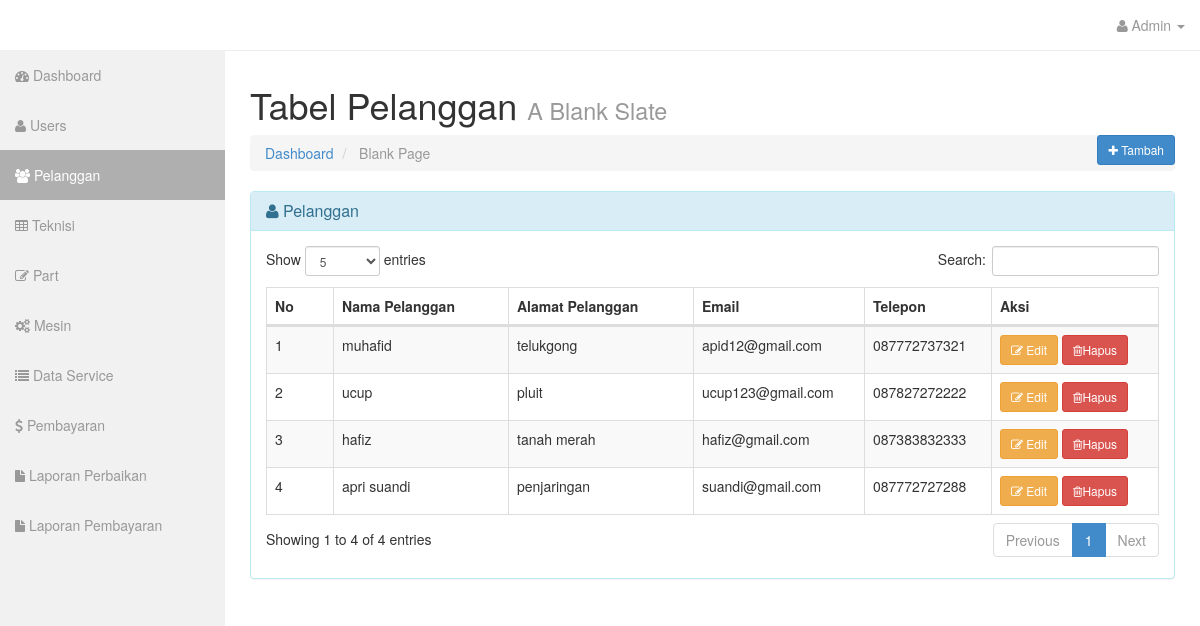
Page /admin/?hal=pelanggan (signed in) on the committed database.
### tables this page shows
CREATE TABLE `pelanggan` (
  `id_pelanggan` int(11) NOT NULL,
  `nama_pelanggan` varchar(25) NOT NULL,
  `alamat_pelanggan` text NOT NULL,
  `email_pelanggan` varchar(30) NOT NULL,
  `telp_pelanggan` varchar(15) NOT NULL
);

### admin/class/crud.php (called while the page is built, shortened)
<?php
class Pelanggan {
    public function tampilpelanggan($koneksi){
        $qry = $koneksi->query("SELECT * FROM pelanggan ORDER BY id_pelanggan DESC");
        while($pecah = $qry->fetch_array()){
            $data[] = $pecah;
        }
        $hitung = $qry->num_rows;
        if( $hitung > 0 )
        {
        return $data;
        }else{
            error_reporting(0);
        }
    }
}
$pelanggan = new Pelanggan();
?>

### admin/views/pelanggan.php (the view, shortened to what this page needs)
<div class="row">
          <div class="col-lg-12">
            <h1>Tabel Pelanggan <small>A Blank Slate</small></h1>
            <button type="button" class="btn btn-primary btn-sm pull-right" id="tambahdatapelanggan" data-toggle="modal" data-target="#tambahpelanggan">
                <i class="fa fa-plus"></i> Tambah
            </button>
            <ol class="breadcrumb">
              <li><a href="index.html"><i class="icon-dashboard"></i> Dashboard</a></li>
              <li class="active"><i class="icon-file-alt"></i> Blank Page</li>
            </ol>
          </div>
        </div>
<section>
<div class="row">
          <div class="col-lg-12">
            <div class="panel panel-info">
              <div class="panel-heading">
                <h3 class="panel-title"><i class="fa fa-user"></i> Pelanggan</h3>
              </div>
              <div class="panel-body">
                <div class="table-responsive">
                  <table class="table table-bordered table-hover table-striped" id="dataTable">
                    <thead>
                      <tr>
                        <th>No</th>
                        <th>Nama Pelanggan</th>
                        <th>Alamat Pelanggan</th>
                        <th>Email</th>
                        <th>Telepon</th>
                        <th>Aksi</th>
                      </tr>
                    </thead>
                    <?php
                    $qry = $pelanggan->tampilpelanggan($koneksi);
                    foreach($qry as $dat => $data){
                    ?>
                      <tr>
                        <td><?= $dat + 1 ?></td>
                        <td><?= $data['nama_pelanggan'] ?></td>
                        <td><?= $data['alamat_pelanggan'] ?></td>
                        <td><?= $data['email_pelanggan'] ?></td>
                        <td><?= $data['telp_pelanggan'] ?></td>
                        <td>
                        <a href="?hal=ubahpelanggan&id=<?= $data['id_pelanggan'] ?>" class="btn btn-sm btn-warning"><i class="fa fa-pencil-square-o"></i> Edit</a>
                        <a href="?hal=pelanggan&hapus=<?= $data['id_pelanggan'] ?>" class="btn btn-sm btn-danger" onclick="return confirm('Yakin Dihapus ?')"><i class="fa fa-trash-o"></i>Hapus</a>
                        </td>
                      </tr>
                    <?php } ?>
                  </table>
              </div>
            </div>
          </div>
        </div>
        <?php include_once 'aksi/mtambahpelanggan.php'; ?>
  </section>

### rows in the picture
pelanggan: nama_pelanggan "muhafid", alamat_pelanggan "telukgong", email_pelanggan "apid12@gmail.com", telp_pelanggan "087772737321"
pelanggan: nama_pelanggan "ucup", alamat_pelanggan "pluit", email_pelanggan "ucup123@gmail.com", telp_pelanggan "087827272222"
pelanggan: nama_pelanggan "hafiz", alamat_pelanggan "tanah merah", email_pelanggan "hafiz@gmail.com", telp_pelanggan "087383832333"
pelanggan: nama_pelanggan "apri suandi", alamat_pelanggan "penjaringan", email_pelanggan "suandi@gmail.com", telp_pelanggan "087772727288"

### other values in the picture
$_SESSION['adm']['username'] "Admin"
